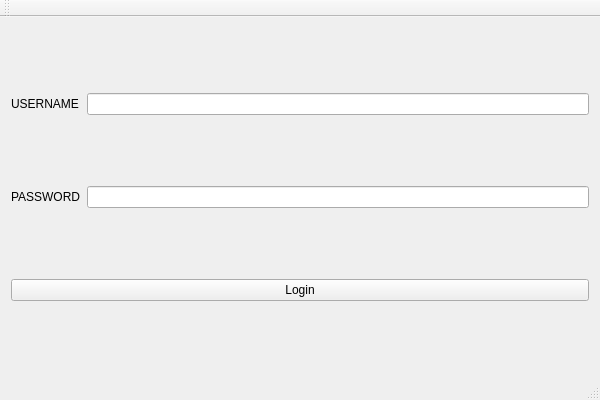
<?xml version="1.0" encoding="UTF-8"?>
<ui version="4.0">
 <class>LabAssignment11withQtClass</class>
 <widget class="QMainWindow" name="LabAssignment11withQtClass">
  <property name="geometry">
   <rect>
    <x>0</x>
    <y>0</y>
    <width>600</width>
    <height>400</height>
   </rect>
  </property>
  <property name="windowTitle">
   <string>LabAssignment11withQt</string>
  </property>
  <widget class="QWidget" name="centralWidget">
   <layout class="QGridLayout" name="gridLayout">
    <item row="0" column="0">
     <widget class="QLabel" name="label">
      <property name="text">
       <string>USERNAME</string>
      </property>
     </widget>
    </item>
    <item row="0" column="1">
     <widget class="QLineEdit" name="lineEdit"/>
    </item>
    <item row="1" column="0">
     <widget class="QLabel" name="label_2">
      <property name="text">
       <string>PASSWORD</string>
      </property>
     </widget>
    </item>
    <item row="1" column="1">
     <widget class="QLineEdit" name="lineEdit_2">
      <property name="echoMode">
       <enum>QLineEdit::EchoMode::Password</enum>
      </property>
     </widget>
    </item>
    <item row="2" column="0" colspan="2">
     <widget class="QPushButton" name="pushButton">
      <property name="text">
       <string>Login</string>
      </property>
     </widget>
    </item>
   </layout>
  </widget>
  <widget class="QMenuBar" name="menuBar">
   <property name="geometry">
    <rect>
     <x>0</x>
     <y>0</y>
     <width>600</width>
     <height>21</height>
    </rect>
   </property>
  </widget>
  <widget class="QToolBar" name="mainToolBar">
   <attribute name="toolBarArea">
    <enum>TopToolBarArea</enum>
   </attribute>
   <attribute name="toolBarBreak">
    <bool>false</bool>
   </attribute>
  </widget>
  <widget class="QStatusBar" name="statusBar"/>
 </widget>
 <layoutdefault spacing="6" margin="11"/>
 <resources>
  <include location="LabAssignment11withQt.qrc"/>
 </resources>
 <connections/>
</ui>
